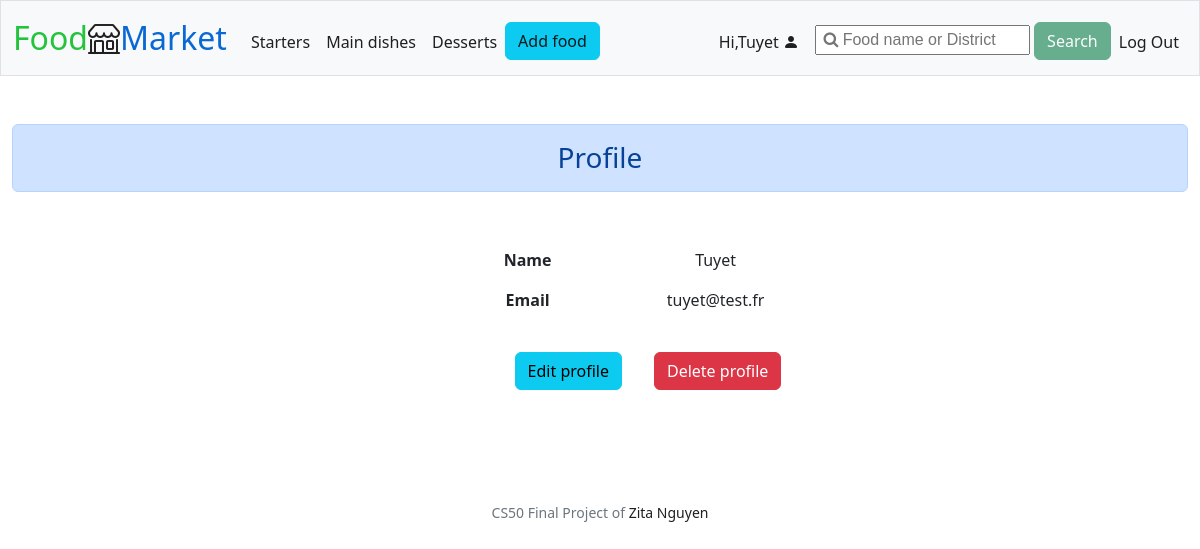
Screenshot of /profile (signed in) with the database file from the repository.
### tables this page shows
CREATE TABLE users (
id INTEGER PRIMARY KEY AUTOINCREMENT,
username TEXT NOT NULL,
email TEXT NOT NULL UNIQUE,
hash TEXT NOT NULL,
role TEXT NOT NULL,
about TEXT);

### app.py (the view)
@app.route("/profile", methods=["GET"])
@login_required
def display():
    return users.display_profile(session["user_id"])

### app.py (called while the page is built)
@app.after_request
def after_request(response):
    response.headers["Cache-Control"] = "no-cache, no-store, must-revalidate"
    response.headers["Expires"] = 0
    response.headers["Pragma"] = "no-cache"
    return response

### helpers.py (called while the page is built)
def login_required(f):
    @wraps(f)
    def decorated_function(*args, **kwargs):
        if session.get("user_id") is None:
            return redirect("/login")
        return f(*args, **kwargs)
    return decorated_function

### queries.py (called while the page is built)
def query_get_user(id):
    conn = sqlite3.connect("market.db")
    c = conn.cursor()
    c.execute("SELECT * FROM users WHERE id = ?", (id,))
    user = c.fetchone()
    return user

### users.py (called while the page is built)
def display_profile(user_id):
    user = query_get_user(user_id)
    return render_template("profile.html", user=user)

### templates/profile.html (shortened to what this page needs)
{% extends "layout.html" %}
{% block main %}
<div class="alert alert-primary text-center h3" role="alert">
    Profile
</div>
<div class="row row-cols-1 row-cols-lg-3 my-5">
    <div class="col"></div>
    <div class="col mx-5">
        <table class="table table-borderless text-center">
            <tbody>
              <tr>
                <th scope="row">Name</th>
                <td>{{ user[1].capitalize() }}</td>
              </tr>
              <tr>
                <th scope="row">Email</th>
                <td>{{ user[2] }}</td>
              </tr>
            </tbody>
        </table>
        <div class="d-flex flex-wrap justify-content-center">
            <form action="/edit_profile" method="get">
              <button type="submit" class="btn btn-info m-3">Edit profile</button>
            </form>
            <form action="/delete_profile" method="post">
              <button type="submit" class="btn btn-danger m-3" onclick="return confirm('Are you sure you want to delete this item?');">Delete profile</button>
            </form>
        </div>
    </div>
</div>
{% endblock %}

### templates/layout.html (shortened to what this page needs)
<!DOCTYPE html>
<html lang="en">
    <head>
        <link href="https://cdn.jsdelivr.net/npm/bootstrap@5.2.0-beta1/dist/css/bootstrap.min.css" rel="stylesheet">
        <link rel="stylesheet" href="https://cdn.jsdelivr.net/npm/bootstrap-icons@1.8.3/font/bootstrap-icons.css">
        <link href="https://cdnjs.cloudflare.com/ajax/libs/font-awesome/4.7.0/css/font-awesome.min.css" rel="stylesheet"/>
        <link href="/static/styles.css" rel="stylesheet">
    </head>
    <body>
        <nav class="bg-light border navbar navbar-expand-md navbar-light">
            <div class="container-fluid">
                <a class="navbar-brand" href="/"><span class="green">Food</span><i class="bi bi-shop"></i><span class="blue">Market</span></a>
                <div class="collapse navbar-collapse" id="navbar">
                    {% if session["user_id"] %}
                        <ul class="navbar-nav me-auto mt-2">
                            <li class="nav-item"><a class="nav-link" href="/starters">Starters</a></li>
                            <li class="nav-item"><a class="nav-link" href="/main_dishes">Main dishes</a></li>
                            <li class="nav-item"><a class="nav-link" href="/desserts">Desserts</a></li>
                            {% if session["user_role"] == "seller" %}
                            <li class="nav-item"><a class="btn btn-info" role="button" href="/add">Add food</a></li>
                            {% endif %}
                        </ul>
                        <ul class="navbar-nav ms-auto mt-2">
                            <li class="nav-item">
                                {% if session["user_role"] == "seller" %}
                                    <a class="nav-link" href="/seller_profile">
                                        Hi,{{ session["user_name"].capitalize() }}
                                        <i class="bi bi-person-fill"></i>
                                    </a>
                                {% else %}
                                    <a class="nav-link" href="/profile">
                                        Hi,{{ session["user_name"].capitalize() }}
                                        <i class="bi bi-person-fill"></i>
                                    </a>
                                {% endif %}
                            </li>
                            <form action="/search" method="post" class="ms-2">
                                <input id="q" name="q" type="search" placeholder=" &#xF002; Food name or District" style="font-family:Arial, FontAwesome">
                                <button id="search_button" class="btn btn-success" type="submit" disabled>Search</i></button>
                            </form>
                            <li class="nav-item"><a class="nav-link" href="/logout">Log Out</a></li>
                        </ul>
                    {% else %}
                        <ul class="navbar-nav ms-auto mt-2">
                            <li class="nav-item"><a class="nav-link" href="/register">Register</a></li>
                            <li class="nav-item"><a class="nav-link" href="/login">Log In</a></li>
                        </ul>
                    {% endif %}
                </div>
            </div>
        </nav>
        <main class="container-fluid py-5">
            {% block main %}{% endblock %}
        </main>
        <footer class="mb-5 small text-center text-muted">
            CS50 Final Project of <a href="https://github.com/ZitaNguyen">Zita Nguyen</a>
        </footer>
    </body>
</html>

### static/styles.css (style rules this page uses)
a:link, a:visited { text-decoration: none; color: rgba(7, 7, 7, 0.9); }
nav .navbar-brand { font-size: xx-large; }
nav .navbar-brand .green { color: #23c33b; }
nav .navbar-brand .blue { color: #0a68d4; }
ul { list-style: none; }

### rows the page displays
users: user_name "Tuyet", username "Tuyet", email "tuyet@test.fr"
